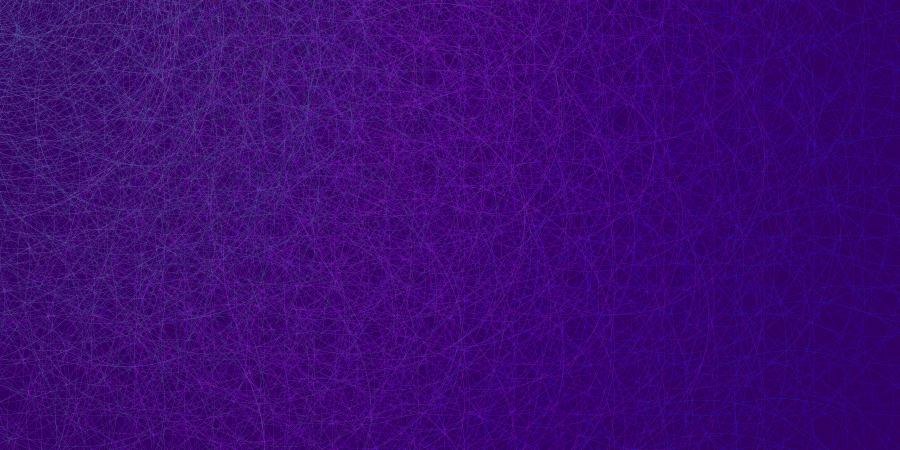
Frame 1 (no input)
Frame 60 (the mouse pressed at the canvas centre just before this capture): identical to frame 1, image omitted
Frame 120 (the mouse held since frame 60 and released just before this capture): identical to frame 1, image omitted

The Processing sketch that drew this single still picture (run headless with seeded random() and noise(); from frame 60 on, the mouse is pressed at the canvas centre):

// Processing sketch: processing_38090
// ── processing_38090.pde

float r = random(100, 255);
float g = random(100, 255);
float b = random(100, 255);
float shft = 20;
int stweight = 1;
boolean doit = true;

void setup()
{
size(900, 450);
background(r-150,g-150,b-150);
strokeWeight(0);
smooth();
noFill();
}


void draw()
{
if(doit == true){
  
for(int x=0; x<=width; x+=50)
{
  for(int y = 0; y <= height; y+= 50)
  {
      r += random(-shft, shft);
      g += random(-shft, shft);
      b += random(-shft, shft);
      r = constrain(r, 0, 255);
      g = constrain(g, 0, 255);
      b = constrain (b, 0, 255);      
      stroke(r,g,b);
//      ellipse(x, y, 10, 10);
      for(int c = 0; c<=360; c+=15)
      {
      pushMatrix();
      rotate(radians(c+30));
      ellipse(x, y, c, c);
      popMatrix();
      }
      
  }
}
}
doit = false;
}
